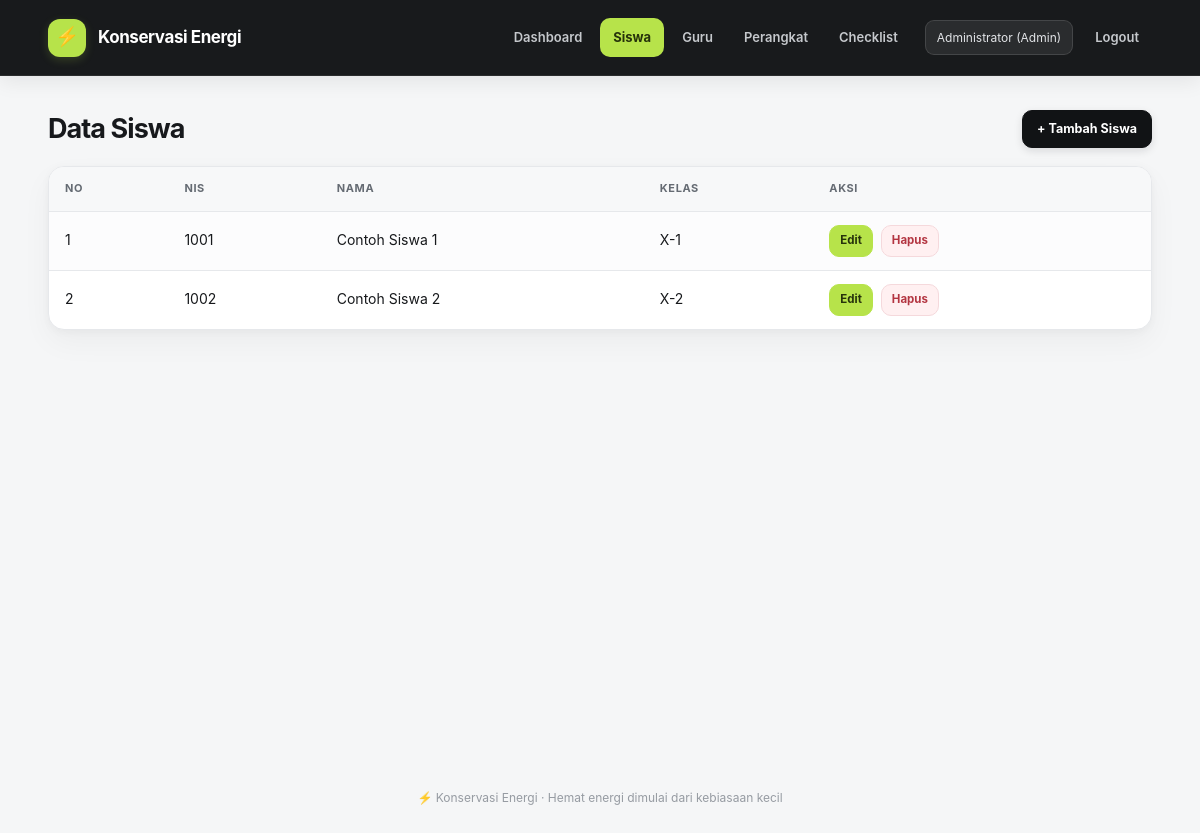
Page /siswa.php (signed in) on the committed database.
### tables this page shows
CREATE TABLE `siswa` (
  `nis` varchar(20) NOT NULL,
  `nama` varchar(100) NOT NULL,
  `kelas` varchar(10) NOT NULL
);

### auth.php (called while the page is built, shortened)
<?php
function e($s) { return htmlspecialchars((string)$s, ENT_QUOTES, 'UTF-8'); }
function can($perm) {
    static $map = [
        'siswa.view'       => ['Admin'],
        'siswa.add'        => ['Admin'],
        'siswa.edit'       => ['Admin'],
        'siswa.delete'     => ['Admin'],
        'guru.view'        => ['Admin'],
        'guru.add'         => ['Admin'],
        'guru.edit'        => ['Admin'],
        'guru.delete'      => ['Admin'],
        'perangkat.view'   => ['Admin'],
        'perangkat.add'    => ['Admin'],
        'perangkat.edit'   => ['Admin'],
        'perangkat.delete' => ['Admin'],
        'checklist.view'   => ['Admin', 'Guru', 'Siswa'],
        'checklist.add'    => ['Admin', 'Guru', 'Siswa'],
        'checklist.export' => ['Admin', 'Guru'],
        'checklist.delete' => ['Admin'],
    ];
    return in_array($_SESSION['level'] ?? '', $map[$perm] ?? [], true);
}
function require_can($perm) {
    if (can($perm)) return;
    include __DIR__ . '/includes/header.php';
    include __DIR__ . '/includes/footer.php';
    exit;
}

### siswa.php (the view, shortened to what this page needs)
<?php
require 'auth.php';
$data = mysqli_query($conn, "SELECT * FROM siswa ORDER BY nis");
include 'includes/header.php';
?>
<div class="header-row"><h2>Data Siswa</h2><?php if (can('siswa.add')): ?><a class="btn primary" href="siswa_tambah.php">+ Tambah Siswa</a><?php endif; ?></div>
<table>
<tr><th>No</th><th>NIS</th><th>Nama</th><th>Kelas</th><th>Aksi</th></tr>
<?php $no = 1; while ($r = mysqli_fetch_assoc($data)): ?>
<tr>
    <td><?= $no++ ?></td><td><?= e($r['nis']) ?></td><td><?= e($r['nama']) ?></td><td><?= e($r['kelas']) ?></td>
    <td class="aksi">
        <?php if (can('siswa.edit')): ?><a class="btn warning" href="siswa_edit.php?nis=<?= urlencode($r['nis']) ?>">Edit</a><?php endif; ?>
        <?php if (can('siswa.delete')): ?><form method="post" action="siswa_hapus.php" onsubmit="return confirm('Hapus siswa ini? Checklist miliknya ikut terhapus.')">
            <?= csrf_field() ?><input type="hidden" name="nis" value="<?= e($r['nis']) ?>"><button class="btn danger">Hapus</button>
        </form><?php endif; ?>
    </td>
</tr>
<?php endwhile; ?>
</table>
<?php include 'includes/footer.php'; ?>

### assets/style.css (style rules this page uses)
:root { color-scheme:light;--ink:#17191c;--muted:#747982;--bg:#f5f6f7;--surface:#fff;--line:#e6e8eb;--line-strong:#d7dbe0;--black:#111315;--accent:#b7e34a;--accent-ink:#26320b;--green:#27845d;--green-soft:#e9f6ef;--red:#c94a55;--red-soft:#fff0f1;--radius:16px;--shadow:0 2px 8px rgba(17,19,21,.035),0 12px 30px rgba(17,19,21,.045);--shadow-hover:0 8px 24px rgba(17,19,21,.09) }
* { box-sizing:border-box }
html { -webkit-text-size-adjust:100%;scroll-behavior:smooth }
body { margin:0;min-height:100vh;color:var(--ink);background:var(--bg);font-family:Inter,ui-sans-serif,system-ui,-apple-system,BlinkMacSystemFont,"Segoe UI",sans-serif;font-size:14px;line-height:1.6;-webkit-font-smoothing:antialiased }
a { color:inherit;text-decoration:none }
button,input,select,textarea { font:inherit }
h1,h2,h3,h4 { color:var(--ink);letter-spacing:-.035em }
h2 { font-size:27px;line-height:1.25;font-weight:750;margin:0 0 7px }
.header-row { display:flex;justify-content:space-between;align-items:center;gap:14px;flex-wrap:wrap;margin-bottom:18px }
.header-row h2 { margin:0 }
.header-row h2:before { content:none }
button,.btn { display:inline-flex;align-items:center;justify-content:center;gap:7px;min-height:38px;padding:9px 14px;border:1px solid transparent;border-radius:10px;cursor:pointer;font-weight:680;font-size:12.5px;line-height:1.3;font-family:inherit;transition:background .18s ease,color .18s ease,border-color .18s ease,box-shadow .18s ease,transform .18s ease }
.btn.primary { background:var(--black);color:#fff;border-color:var(--black);box-shadow:0 3px 8px rgba(17,19,21,.12) }
.btn.danger { background:var(--red-soft);color:#b33541;border-color:#f5d9dc }
.btn.warning { background:var(--accent);color:var(--accent-ink);border-color:var(--accent) }
table { width:100%;border-collapse:separate;border-spacing:0;background:var(--surface);margin-top:18px;border-radius:var(--radius);overflow:hidden;border:1px solid var(--line);box-shadow:var(--shadow) }
th,td { padding:13px 16px;text-align:left;vertical-align:middle;border-bottom:1px solid var(--line) }
th { background:#f7f8f9;color:#656b73;font-size:11px;font-weight:750;letter-spacing:.055em;text-transform:uppercase;white-space:nowrap }
tr:last-child td { border-bottom:0 }
table tr:nth-child(even) td { background:#fcfcfd }
td.aksi { white-space:nowrap;display:table-cell }
td.aksi form { display:inline;margin:0 }
td.aksi .btn,td.aksi button { min-height:32px;padding:6px 10px;font-size:11.5px }
td.aksi>* { margin-right:4px }
::placeholder { color:#a1a6ad }

### rows in the picture
siswa: nis "1001", nama "Contoh Siswa 1", kelas "X-1"
siswa: nis "1002", nama "Contoh Siswa 2", kelas "X-2"

### other values in the picture
$_SESSION['nama'] "Administrator"
$_SESSION['level'] "Admin"
